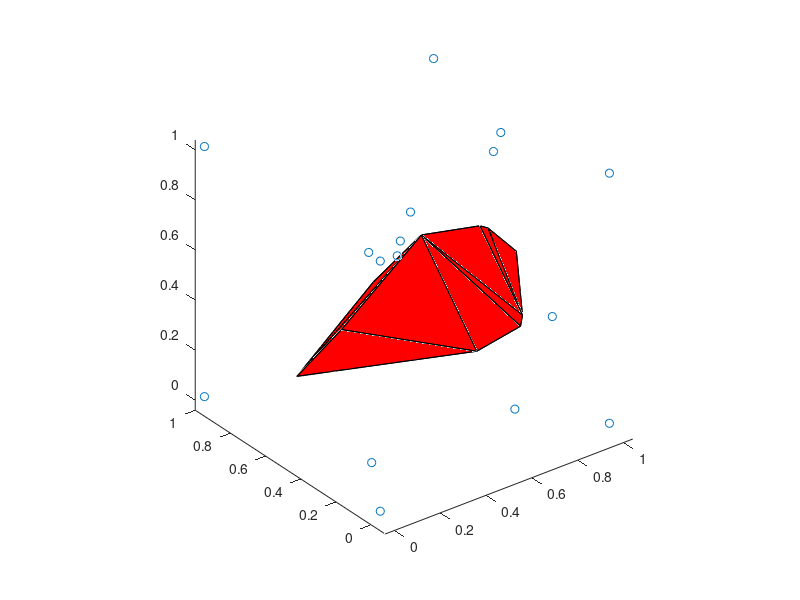

The MATLAB source for this figure: (Note: this script raises an error after producing the figure.)
function demoVoronoiCell(varargin)
%DEMOVORONOICELL Compute and display voronoi polyhedron using geom3d library
%
%   This demo show how to manipulate polyhedra, using matlab's voronoin
%   function and the geom3d library.
%   
%   This demo generate some points in a unit cube, computes the 3D voronoi
%   diagram from the germs, and isolate the central cell.
%   This cell is a bounded polyhedron, with polygonal faces. For a better
%   representation of the polyhedron, coplanar faces are merged and a new
%   polyhedron is created and displayed.
%   
%   Usage
%   demoVoronoiCell
%
%   See also
%   voronoin, delaunayn, convhulln
%   meshReduce, drawPolyhedron
%
%
% ------
% Author: David Legland
% e-mail: david.legland@grignon.inra.fr
% Created: 2009-06-22,    using Matlab 7.7.0.471 (R2008b)
% Copyright 2009 INRA - Cepia Software Platform.


%% Creation of germs

% germ of the cell of interest, in the center of the unit cube
germ0  = [.5 .5 .5];

% create random germs, and add corners of unit cube to ensure finiteness of
% voronoi pattern
[corners faces] = createCube; %#ok<NASGU>
germs   = [germ0;rand(10, 3);corners];

% dispay the germs
figure(1); clf; hold on;
drawPoint3d(germs);

% graphical settings
view(3);
axis equal;


%% Display Voronoi polyhedron associated with germ

% compute voronoi diagram in 3D using Matlab standard function
[V C]   = voronoin(germs);

% the polyhedron corresponding to first germ is given by vertices in C{1}
indVert = C{1};
vertices = V(indVert, :);

% triangular faces can be obtained from convhulln
K = convhulln(vertices);

% draw the polyhedron
drawPolyhedron(vertices, K);


%% Compute and display minimal polyhedron

% merge some faces to reduce total number of faces.
% new faces are 3D polygons
% K2 is a cell array, each cell containing a row vector with indices of
% 'points' corresponding to vertices of each face.
K2 = meshReduce(vertices, K);

% display the germs
figure(1); clf; hold on;
set(gcf, 'renderer', 'opengl');
drawPoint3d(germs);

% draw the polyhedron
drawPolyhedron(vertices, K2);

% graphical settings
view(3);
axis equal;
